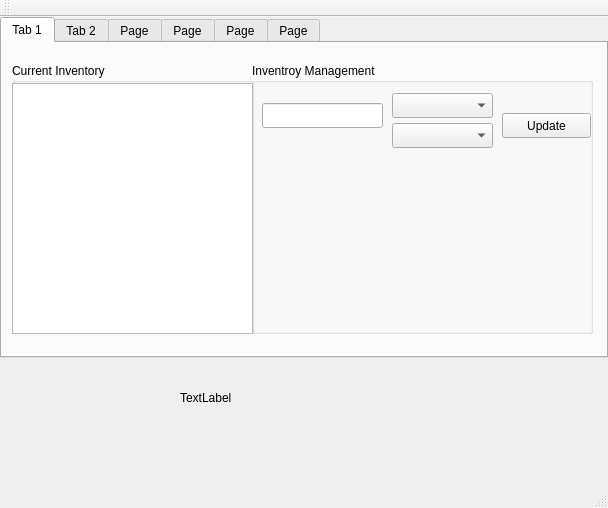
<?xml version="1.0" encoding="UTF-8"?>
<ui version="4.0">
 <class>drinkfill_ev</class>
 <widget class="QMainWindow" name="drinkfill_ev">
  <property name="geometry">
   <rect>
    <x>0</x>
    <y>0</y>
    <width>608</width>
    <height>508</height>
   </rect>
  </property>
  <property name="windowTitle">
   <string>drinkfill_ev</string>
  </property>
  <widget class="QWidget" name="centralWidget">
   <widget class="QLabel" name="companyLabel">
    <property name="geometry">
     <rect>
      <x>180</x>
      <y>350</y>
      <width>251</width>
      <height>61</height>
     </rect>
    </property>
    <property name="text">
     <string>TextLabel</string>
    </property>
   </widget>
   <widget class="QTabWidget" name="tabWidget">
    <property name="geometry">
     <rect>
      <x>0</x>
      <y>0</y>
      <width>608</width>
      <height>341</height>
     </rect>
    </property>
    <property name="currentIndex">
     <number>0</number>
    </property>
    <widget class="QWidget" name="inventoryTab">
     <attribute name="title">
      <string>Tab 1</string>
     </attribute>
     <widget class="QGroupBox" name="curInventoryBox">
      <property name="geometry">
       <rect>
        <x>10</x>
        <y>20</y>
        <width>241</width>
        <height>271</height>
       </rect>
      </property>
      <property name="title">
       <string>Current Inventory</string>
      </property>
      <widget class="QListView" name="curInventoryView">
       <property name="geometry">
        <rect>
         <x>0</x>
         <y>20</y>
         <width>241</width>
         <height>251</height>
        </rect>
       </property>
      </widget>
     </widget>
     <widget class="QGroupBox" name="updateInventoryBox">
      <property name="geometry">
       <rect>
        <x>250</x>
        <y>20</y>
        <width>341</width>
        <height>271</height>
       </rect>
      </property>
      <property name="title">
       <string>Inventroy Management</string>
      </property>
      <widget class="QPushButton" name="volumeUpdateButton">
       <property name="geometry">
        <rect>
         <x>250</x>
         <y>50</y>
         <width>89</width>
         <height>25</height>
        </rect>
       </property>
       <property name="text">
        <string>Update</string>
       </property>
      </widget>
      <widget class="QComboBox" name="optionComboBox">
       <property name="geometry">
        <rect>
         <x>140</x>
         <y>30</y>
         <width>101</width>
         <height>25</height>
        </rect>
       </property>
      </widget>
      <widget class="QLineEdit" name="volumeEdit">
       <property name="geometry">
        <rect>
         <x>10</x>
         <y>40</y>
         <width>121</width>
         <height>25</height>
        </rect>
       </property>
      </widget>
      <widget class="QComboBox" name="machineIDComboBox">
       <property name="geometry">
        <rect>
         <x>140</x>
         <y>60</y>
         <width>101</width>
         <height>25</height>
        </rect>
       </property>
      </widget>
     </widget>
    </widget>
    <widget class="QWidget" name="labelTab">
     <attribute name="title">
      <string>Tab 2</string>
     </attribute>
     <widget class="QGroupBox" name="productBox">
      <property name="geometry">
       <rect>
        <x>19</x>
        <y>9</y>
        <width>571</width>
        <height>231</height>
       </rect>
      </property>
      <property name="title">
       <string>GroupBox</string>
      </property>
      <widget class="QTableView" name="productView">
       <property name="geometry">
        <rect>
         <x>10</x>
         <y>30</y>
         <width>551</width>
         <height>191</height>
        </rect>
       </property>
      </widget>
     </widget>
     <widget class="QPushButton" name="newImageButton">
      <property name="geometry">
       <rect>
        <x>520</x>
        <y>250</y>
        <width>71</width>
        <height>51</height>
       </rect>
      </property>
      <property name="text">
       <string>Product 
Image</string>
      </property>
     </widget>
     <widget class="QComboBox" name="newProductSelectBox">
      <property name="geometry">
       <rect>
        <x>40</x>
        <y>250</y>
        <width>161</width>
        <height>51</height>
       </rect>
      </property>
     </widget>
     <widget class="QLineEdit" name="newProductNameEdit">
      <property name="geometry">
       <rect>
        <x>210</x>
        <y>250</y>
        <width>140</width>
        <height>25</height>
       </rect>
      </property>
     </widget>
     <widget class="QLineEdit" name="newProductPrice1Edit">
      <property name="geometry">
       <rect>
        <x>210</x>
        <y>280</y>
        <width>140</width>
        <height>25</height>
       </rect>
      </property>
     </widget>
     <widget class="QLineEdit" name="newProductAmountEdit">
      <property name="geometry">
       <rect>
        <x>360</x>
        <y>250</y>
        <width>140</width>
        <height>25</height>
       </rect>
      </property>
     </widget>
     <widget class="QLineEdit" name="newProductPrice2Edit">
      <property name="geometry">
       <rect>
        <x>360</x>
        <y>280</y>
        <width>140</width>
        <height>25</height>
       </rect>
      </property>
     </widget>
    </widget>
    <widget class="QWidget" name="eventLog">
     <attribute name="title">
      <string>Page</string>
     </attribute>
     <widget class="QGroupBox" name="activityBox">
      <property name="geometry">
       <rect>
        <x>10</x>
        <y>9</y>
        <width>581</width>
        <height>291</height>
       </rect>
      </property>
      <property name="title">
       <string>GroupBox</string>
      </property>
      <widget class="QTableView" name="activityView">
       <property name="geometry">
        <rect>
         <x>10</x>
         <y>30</y>
         <width>561</width>
         <height>221</height>
        </rect>
       </property>
      </widget>
      <widget class="QPushButton" name="activityButton">
       <property name="geometry">
        <rect>
         <x>480</x>
         <y>260</y>
         <width>89</width>
         <height>25</height>
        </rect>
       </property>
       <property name="text">
        <string>Load</string>
       </property>
      </widget>
     </widget>
    </widget>
    <widget class="QWidget" name="customerLog">
     <attribute name="title">
      <string>Page</string>
     </attribute>
     <widget class="QGroupBox" name="transactionBox">
      <property name="geometry">
       <rect>
        <x>10</x>
        <y>10</y>
        <width>581</width>
        <height>291</height>
       </rect>
      </property>
      <property name="title">
       <string>GroupBox</string>
      </property>
      <widget class="QTableView" name="transactionView">
       <property name="geometry">
        <rect>
         <x>10</x>
         <y>31</y>
         <width>561</width>
         <height>221</height>
        </rect>
       </property>
      </widget>
      <widget class="QPushButton" name="transactionButton">
       <property name="geometry">
        <rect>
         <x>480</x>
         <y>260</y>
         <width>89</width>
         <height>25</height>
        </rect>
       </property>
       <property name="text">
        <string>Load</string>
       </property>
      </widget>
     </widget>
    </widget>
    <widget class="QWidget" name="tab">
     <attribute name="title">
      <string>Page</string>
     </attribute>
    </widget>
    <widget class="QWidget" name="setupTab">
     <attribute name="title">
      <string>Page</string>
     </attribute>
     <widget class="QGroupBox" name="setupBox">
      <property name="geometry">
       <rect>
        <x>0</x>
        <y>0</y>
        <width>601</width>
        <height>301</height>
       </rect>
      </property>
      <property name="title">
       <string>GroupBox</string>
      </property>
      <widget class="QLineEdit" name="machineIdEdit">
       <property name="geometry">
        <rect>
         <x>150</x>
         <y>90</y>
         <width>250</width>
         <height>25</height>
        </rect>
       </property>
      </widget>
      <widget class="QPushButton" name="machineIdButton">
       <property name="geometry">
        <rect>
         <x>330</x>
         <y>90</y>
         <width>71</width>
         <height>25</height>
        </rect>
       </property>
       <property name="text">
        <string>Set</string>
       </property>
      </widget>
      <widget class="QLineEdit" name="numDrinksEdit">
       <property name="geometry">
        <rect>
         <x>150</x>
         <y>130</y>
         <width>250</width>
         <height>25</height>
        </rect>
       </property>
      </widget>
      <widget class="QPushButton" name="numDrinksButton">
       <property name="geometry">
        <rect>
         <x>330</x>
         <y>130</y>
         <width>71</width>
         <height>25</height>
        </rect>
       </property>
       <property name="text">
        <string>Set</string>
       </property>
      </widget>
      <widget class="QPushButton" name="clearProductDBButton">
       <property name="geometry">
        <rect>
         <x>150</x>
         <y>180</y>
         <width>251</width>
         <height>41</height>
        </rect>
       </property>
       <property name="text">
        <string>Okay</string>
       </property>
      </widget>
     </widget>
    </widget>
   </widget>
  </widget>
  <widget class="QMenuBar" name="menuBar">
   <property name="geometry">
    <rect>
     <x>0</x>
     <y>0</y>
     <width>608</width>
     <height>22</height>
    </rect>
   </property>
  </widget>
  <widget class="QToolBar" name="mainToolBar">
   <attribute name="toolBarArea">
    <enum>TopToolBarArea</enum>
   </attribute>
   <attribute name="toolBarBreak">
    <bool>false</bool>
   </attribute>
  </widget>
  <widget class="QStatusBar" name="statusBar"/>
 </widget>
 <layoutdefault spacing="6" margin="11"/>
 <resources/>
 <connections/>
</ui>
